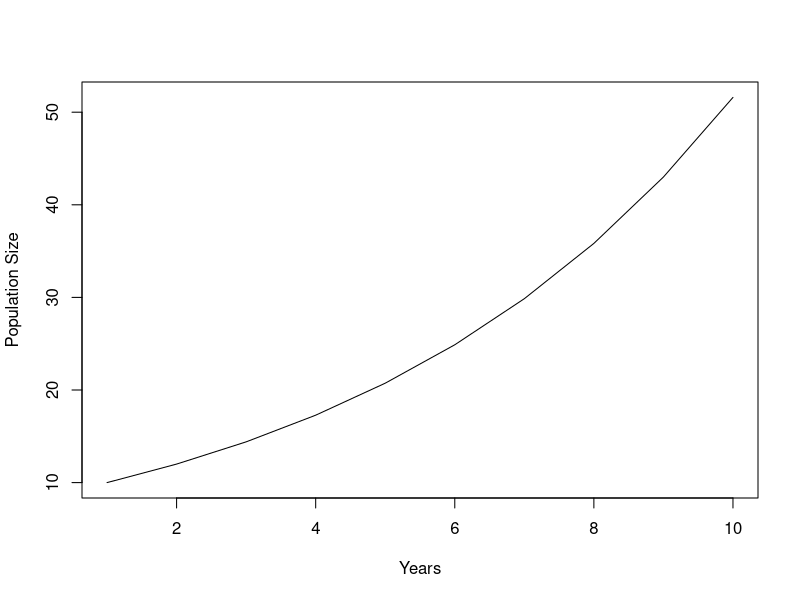
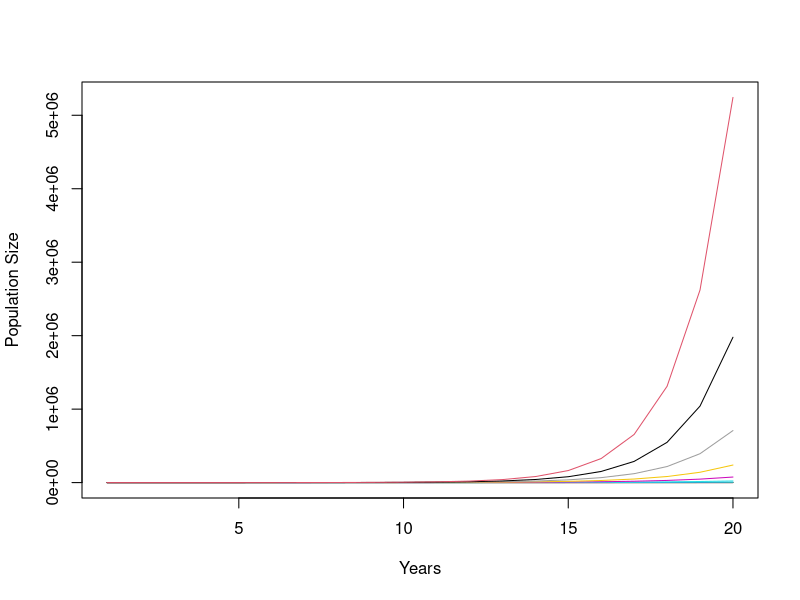
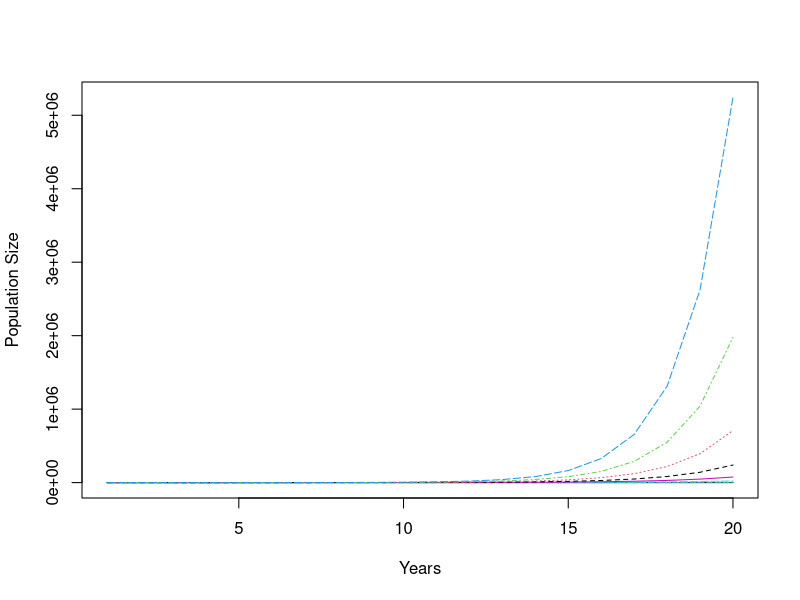
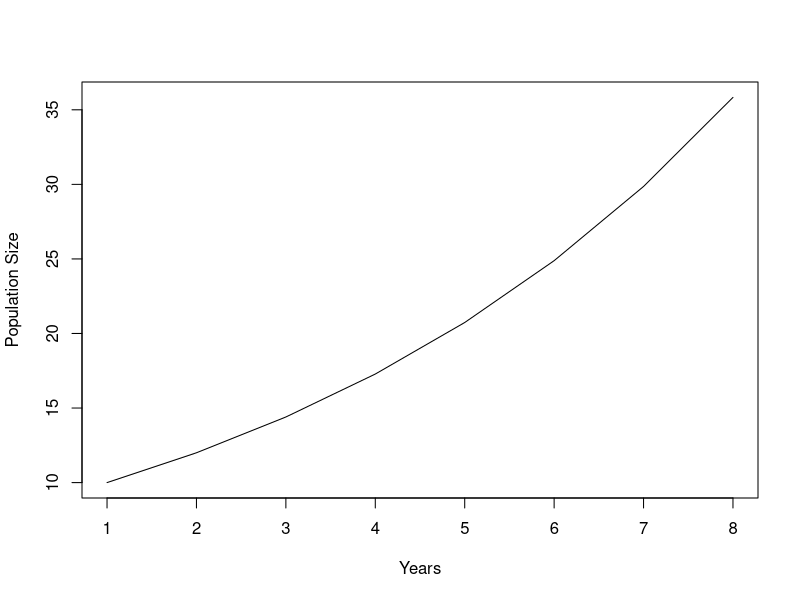
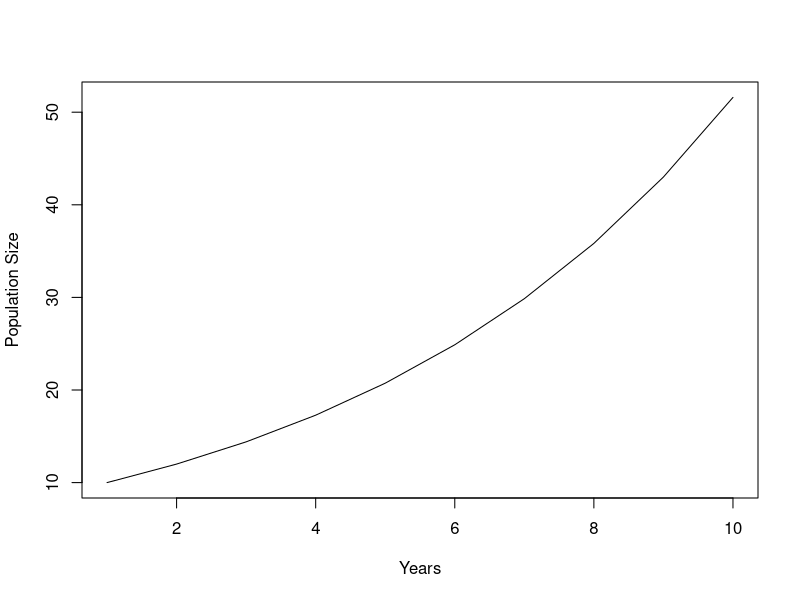
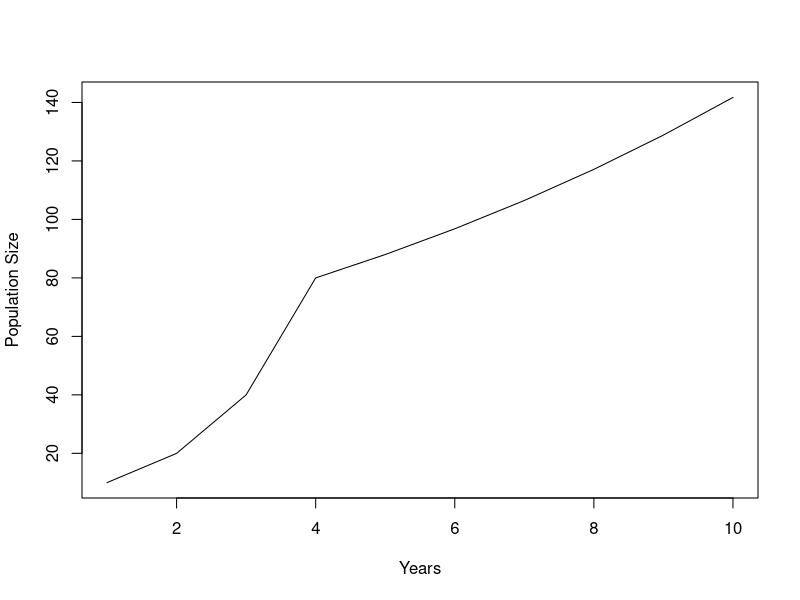

Reproduce these figures in R, in order.
## ---- chunk 1
knitr::opts_chunk$set(echo = TRUE)
## ---- chunk 2
#Create a vector  of a sequence from 1 to 5
x=1:5
x=c(1,2,3,4,5)
x=c(1:3, 4, 5)
x=seq(1, 5, by=1)
x

#Create a vector of zeros with length 5
x=rep(0, 5)
x

#Create an empty vector with length 5
x=vector(length=5)
x
## ---- chunk 3
#Create a vector  of a sequence from 1 to 5
x=1:5

#Extract first element of the vector
x[1]

#Extract fifth element of the vector
x[5]

#Extract elements 1 to 3 of the vector
x[1:3]

#Extract elements 1, 3 and 5 of the vector
x[c(1,3,5)]

#We can also set specific values within a vector. For example, we can set the value for the third element of vector x as 0
x[3] = 0
x
## ---- chunk 4
#Create a vector  of a sequence from 1 to 5
x=1:5
x
#Create a vector  of a sequence from 6 to 10
y=6:10
y
#Multiply two vectors

z = x*y
z #This will do the following: 1*6, 2*7....


#Divide two vectors
z = x/y
z #This will do the following: 1/6, 2/7....


#Sum two vectors
z= x + y
z #This will do the following: 1+6, 2+7....


#When vectors have different sizes, r will repeat values of the smallest vector and the resulting vector will have the same size as the largest vector. For example:
x=1:5
w=6:12
k = x + w
k
#Notice that it worked well for 1:5. However, for elements 6 and 7 it summed with the first two elements of x (k[5:7] =  c(11+1, 12+2)). Even though r gives you a warning, it does the calculations anyway.
## ---- chunk 5
#Create a matrix with 2 rows and 3 columns
X=matrix(c(1,2,3,4,5,6),2,3)
#This takes the values 1 to 6 and reshapes them into a 2 by 3 matrix
X

#Note that values in the data vector are put into the matrix column-wise, by default. You can change this by using the optional parameter byrow. For example
X=matrix(c(1,2,3,4,5,6),2,3, byrow=TRUE)
X

#You can also create a matrix of zeros with 2 rows and 3 columns
X=matrix(0,nrow = 2, ncol= 3)
X
## ---- chunk 6
#Create a matrix with 2 rows and 3 columns
X=matrix(c(1,2,3,4,5,6),2,3)
X

#First column of matrix
X[,1]

#First row of matrix
X[1,]

#Second element of the first column
X[2,1]

#Change value of the second element of the first column 
X[2,1]=200
X

#We can name the columns of the matrix (note that we need to use quotation marks)
colnames(X) = c("a", "b", "c")

#Now we can also address the matrix by the name to extract the second element of column "a"
X[2, "a"]
## ---- chunk 7
#Create a vector of zeros and length 5
x=rep(0, 5)

#Create a vector of ones and length 5
y=rep(1, 5)

#Combine by rows
rbind(x,y)

#Combine by columns
cbind(x,y)
## ---- chunk 8
#Create an array of zeros consisting of two matrices with 10 rows and 3 columns
x = array(0, dim=c(10, 3, 2))

#we can name the columns (like in matrices)
colnames(x) = c("a", "b", "c")
x

#Once we name the columns, we can address each column using the column name
#For example, we can set the first element of column "a" of the first matrix to one 
x[1,"a",1] = 1
#Now we can extract the first row of the first matrix
x[1,,1]
## ---- chunk 9
#Create a data frame with one numeric and one factor columns
x = data.frame(1:3,c("a", "b", "c"))
#Name the data frame
names(x) = c("ID","categories")
x

#We can address data frames using a dollar sign ($)
x$ID
## ---- chunk 10
#Create a list with factors, a vector and a matrix
x <- list(name=c("Fred", "Joe"), vector=1:5, matrix=matrix(1,2,3))
x
#Extract first element
x[[1]]

#Extract element "name"
x["name"]

#We can also use a dollar sign ($) to address lists, in this case to extract the element "name"
x$name
## ---- chunk 11
#First we need to create a vector for the number of times (or years) you wish to simulate, which in this case is t=10

#Define t
t=10

#Create a vector (pop) of zeros and size t 
pop = rep(0, t)

#Set the initial population size
pop[1]=10

#calculate population size at times 2 through 10, increasing by 20% every year
for(n in 2:length(pop)){
  pop[n]=1.2*pop[n-1]
  print(n)
}
#The first time through the loop, n=2. The second time through, n=3. When it reaches n=10, the for-loop is finished and R starts executing any commands that occur after the end of the loop. The result is a table of the population size in generations 2 through 10.

#plot pop
plot(pop, type="l", ylab="Population Size", xlab="Years")
## ---- chunk 12

#First we create a vector to store the parameter values (in this case the growth rate)
growth = seq(1.1, 2, by=0.1)

#Then we create a matrix for the number of years you wish to simulate (in this case t=20) and number of parameters you wish to test, where the rows represent the number of years and the columns the number of parameters.
#First set the number of years
t=20
#Then create the matrix to store our population
pop = matrix(0, t, length(growth))

#Set initial population size (10) for the first element of all the columns in our matrix
pop[1,]=10
pop

#Loop over the number of years (rows) and growth rates (columns)
for(n in 2:nrow(pop)){
  for(j in 1:ncol(pop)){
    pop[n, j] = pop[n-1, j]*growth[j]
  }
}
#The loop starts over the rows of pop, and immediately a loop over the columns is started. To fill in the matrix we need to consider all possible values for the pair (row, col). So for row=1, we need to consider all columns (size ncol(pop) = 10) . Then for row=2 we also need to consider all columns, and the same for row=3. That's what the nested for-loops accomplish. In this case the order in which you perform the loops does not matter becasue the columns are unrelated to each other. In some cases when all columns are conected (such as an age structured model, populations conected through dispersal) the order does matter. For example, if these populations where conected through dispersal you would not want to run all the elements in the first column, then all the elements in the second column, and so on. In this case you need to run the first row though all columns, then the second row through all columns, and so on (like in the example above). 

#We can also use loops to plot population size vs years for all parameter values
plot(pop[,1], type="l", ylim=c(10, max(pop)), ylab="Population Size", xlab="Years")
for(j in 2:length(growth)){
  lines(pop[,j], col=j)
}

#Another way to plot multiple curves on one graph is with matplot. It works like plot but matplot(x) plots each column of a matrix as a separate curve. For example:
matplot(pop, type="l", ylab="Population Size", xlab="Years")
## ---- chunk 13
#Set initial population size and the first n value
pop=10
n=1

#Run loops to increase population size by 20% every year until pop reaches a population size of 30
while(pop[n]<30){
  pop[n+1]=1.2*pop[n]
  n=n+1
}
#Note that for while loops you need an extra line of code to make sure that n values are increasing after each loop (n=n+1)

#plot pop
plot(pop, type="l", ylab="Population Size", xlab="Years")
#Note that simulations stoped right after satisfying the set condition. In this case, you end up with a population size above 30 because the loop stops after it reaches the set threshold. In other words, the loop condition is checked before the commands in the loop are executed. In generation 7 the population size is 29, so the condition is satisfied and the loop runs through one more time. After that the population size is 35, so the condition is not satisfied, so the lopp stops.
## ---- chunk 14
#First we create a vector to store our population
pop= rep(0, 10)

#Use an "if" statement to include the initial population size
for(n in 1:length(pop)){
  if(n==1){pop[n]=10}else{pop[n]=1.2*pop[n-1]}
}
#The "if" function will apply pop=10 when the value of n is 1 and the actual equation to the remaining values of n. Note that we need two equal signs (==) to find identical numbers. 

#Now we can plot our population over time
plot(pop, type="l", ylab="Population Size", xlab="Years")
## ---- chunk 15
#First we create a vector to store our population
pop= rep(0, 10)

#Now we use an "if" statement to include the initial population size and change population growth after year 5
for(n in 1:length(pop)){
  if(n==1){pop[n]=10}else{
    if(n<5){pop[n]=2*pop[n-1]}else{
      pop[n]=1.1*pop[n-1]}
    }
}
#Here the if function will apply pop=10 when the value of n is 1, and the actual equation to the remaining values of n. The difference now is that we inserted another if function to tell our model to use a growth rate of 2 for values of n lower than 5 (excluding 1) and a gorwth rate of 1.1 for all other values.

#Now we can plot our population over time
plot(pop, type="l", ylab="Population Size", xlab="Years")
